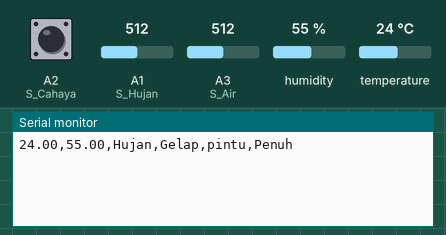
This sketch was run on a simulated Arduino Uno, built with avr-gcc and run on an emulated ATmega328P. Parts: the last lines printed to the serial monitor. The inputs (shaded band) are chosen by the test bench; at power-on: A1 (S_Hujan) = 512, A3 (S_Air) = 512, A2 (S_Cahaya) HIGH, humidity 55 %, temperature 24 °C.

Above: at 1.2 s.
1.3 s: A1 (S_Hujan) set to 417
At 2.4 s:
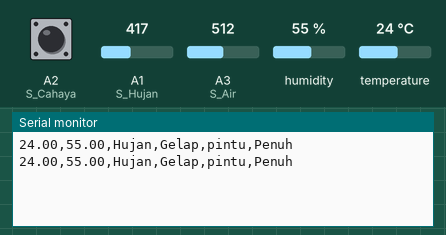
2.8 s: A1 (S_Hujan) set to 391
At 3.4 s:
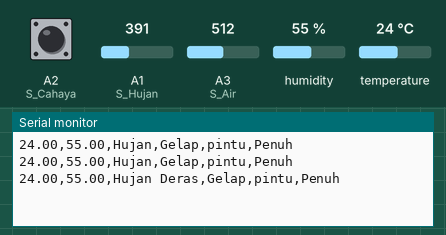
5.5 s: A3 (S_Air) set to 493
At 6.8 s:
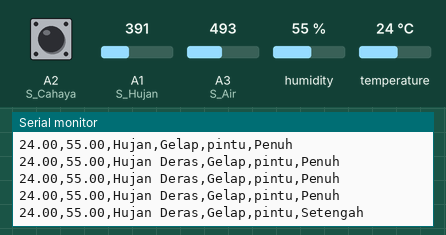

The sketch:

smart_home.ino
```cpp
#include "DHT.h"
#define Spin A0
#define DHTTYPE DHT22
DHT dht(Spin, DHTTYPE);

String ambilchar = "";
char baper[8];
const int r1=2;
const int r2=3;
const int r3=4;
const int r4=5;
const int r5=6;
const int r6=7;
const int r7=8;
const int r8=9;

int S_Hujan=A1;
const int S_Cahaya=A2;
const int S_Air=A3;

void setup(){
  Serial.begin(38400);
  dht.begin();
  ambilchar.reserve(8);
  pinMode(r1, OUTPUT);
  pinMode(r2, OUTPUT);
  pinMode(r3, OUTPUT);
  pinMode(r4, OUTPUT);
  pinMode(r5, OUTPUT);
  pinMode(r6, OUTPUT);
  pinMode(r7, OUTPUT);
  pinMode(r8, OUTPUT);
  pinMode(S_Hujan, INPUT);
  pinMode(S_Cahaya, INPUT);
  pinMode(S_Air, INPUT);
}

void loop(){
  while (Serial.available()){
   ambilchar = Serial.readString();
   ambilchar.toCharArray(baper,8);
  }
  delay(1000);
  kontrolRelay();
  Serial.print(bacaSuhu());
  Serial.print(",");
  Serial.print(bacaKelembaban());
  Serial.print(",");
  Serial.print(bacaHujan());
  Serial.print(",");
  Serial.print(bacaCahaya());
  Serial.print(",");
  Serial.print("pintu");
  Serial.print(",");
  Serial.println(bacaAir());
}

float bacaSuhu(){
  float suhu;
  suhu = dht.readTemperature();
  return suhu;
}

float bacaKelembaban(){
  float kelembaban;
  kelembaban = dht.readHumidity();
  return kelembaban;
}

String bacaHujan(){
  int NS_Hujan;
  String statHujan="";
  NS_Hujan = analogRead(S_Hujan);

  if (NS_Hujan >= 990 ){
    statHujan = "Tidak Hujan";
  }else if (NS_Hujan >= 801 && NS_Hujan <= 989 ){
    statHujan = "Hujan Rintik";
  }else if (NS_Hujan >= 401 && NS_Hujan <= 800 ){
    statHujan = "Hujan";
  }else if (NS_Hujan <= 400){
    statHujan = "Hujan Deras";
  }
  return statHujan;
}

String bacaCahaya(){
  String statCahaya ="";
  int bacaCahaya;
  bacaCahaya = digitalRead(S_Cahaya);

  if (bacaCahaya == LOW){
    statCahaya = "Terang";
  }else if (bacaCahaya == HIGH){
    statCahaya = "Gelap";
  }
  return statCahaya;
}

String bacaAir(){
  String statAir ="";
  int bacaAir;
  bacaAir = analogRead(S_Air);

  if (bacaAir <= 70){
    statAir ="Kosong";
  }else if (bacaAir >= 71 && bacaAir <= 399){
    statAir ="Sedikit";
  }else if (bacaAir >= 400 && bacaAir <= 510 ){
    statAir ="Setengah";
  }else if (bacaAir >= 511 && bacaAir <= 600 ){
    statAir ="Penuh";
  }
  return statAir;
}

void kontrolRelay(){
  if (ambilchar[0] == '1'){
  digitalWrite(r1, LOW);
  }else{
  digitalWrite(r1, HIGH);
  }

  if (ambilchar[1] == '1'){
  digitalWrite(r2, LOW);
  }else{
  digitalWrite(r2, HIGH);
  }

  if (ambilchar[2] == '1'){
  digitalWrite(r3, LOW);
  }else{
  digitalWrite(r3, HIGH);
  }

  if (ambilchar[3] == '1'){
  digitalWrite(r4, LOW);
  }else{
  digitalWrite(r4, HIGH);
  }

  if (ambilchar[4] == '1'){
  digitalWrite(r5, LOW);
  }else{
  digitalWrite(r5, HIGH);
  }

  if (ambilchar[5] == '1'){
  digitalWrite(r6, LOW);
  }else{
  digitalWrite(r6, HIGH);
  }

  if (ambilchar[6] == '1'){
  digitalWrite(r7, LOW);
  }else{
  digitalWrite(r7, HIGH);
  }

  if (ambilchar[7] == '1'){
  digitalWrite(r8, LOW);
  }else{
  digitalWrite(r8, HIGH);
  }
}
```

Measured:
- the behaviour switches between 401 and 400 on A1 (S_Hujan) (found by bisection; images 1 and 2)
- the behaviour switches between 511 and 510 on A3 (S_Air) (found by bisection; images 2 and 3)
- after the input at 2.8 s, the serial monitor: prints a new line after 0.21 s (image 2)
- after the input at 5.5 s, the serial monitor: prints a new line after 0.52 s (image 3)
